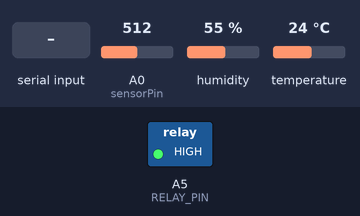
A sketch run on a simulated Arduino Uno, built with avr-gcc and run on an emulated ATmega328P. Parts: switched loads named in the sketch (green lamp = pin HIGH). Inputs (shaded band) come from the test bench; at power-on: A0 (sensorPin) = 512, humidity 55 %, temperature 24 °C. What the sketch prints to the serial monitor is not drawn.

Above: at 1.8 s.
1.9 s: "90,45\n" received over Serial
5.5 s: "30\n" received over Serial
Timing chart, 0 to 8.5 s (numbered marks = the images above; inputs shaded):
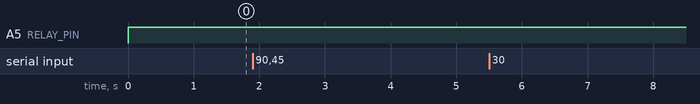

The sketch:

cele.ino
```cpp
#include "DHT.h"

#define DHTPIN 2
#define DHTTYPE DHT11   // DHT 11

int sensorPin = A0;    // Analog select the input pin for the potentiometer
int soilMoisture = 0;  // The variable to store the value coming from the sensor
const int RELAY_PIN = A5;  // the Arduino pin, which connects to the IN pin of relay
int data[30];
int count = 0, i = 0;
int avgMoistValue = 0;
bool moistReady = false;
String dataPi = "30";

DHT dht(DHTPIN, DHTTYPE);

void setup() {
   //pinMode(myLed, OUTPUT);
   Serial.begin(9600);  //Start Serial Communication at boud rate 9600 To verify the ourput
   // initialize digital pin A5 as an output.
   pinMode(RELAY_PIN, OUTPUT);
   Serial.println(F("DHTxx test!"));

   dht.begin();
}

void loop() {
  //delay(3000);
  soilMoistureFcn();
  //startPump();
  //DHTsensorFcn();
}

void soilMoistureFcn(){

  digitalWrite(RELAY_PIN, HIGH);

  soilMoisture = analogRead(sensorPin); //Reads the value from the sensor
  delay(1000);    // 1 sec
  soilMoisture = map(soilMoisture,1023,190,0,100);

  if(count < 30){
    data[count] = soilMoisture;
//    Serial.print(count);
//    Serial.print("Data:");
//    Serial.println(data[count]);
    count++;
  }
  if(count == 30){
      for(i = 0; i < 30; i++){
      avgMoistValue = avgMoistValue + data[i];
      //Serial.print("AvgMoistValue: ");
      //Serial.println(avgMoistValue);
      //Serial.print("data[i]: ");
      //Serial.println(data[i]);

    }

    avgMoistValue = avgMoistValue/30;
    Serial.print("final sensor value = " );
    Serial.print(avgMoistValue);
    Serial.println(" %");
    count = 0;
    moistReady = true;
    DHTsensorFcn();
  } else {
    moistReady = false;
  }


  if(Serial.available() > 0){
    dataPi = Serial.readStringUntil('\n');
    Serial.print("You sent me: ");
    Serial.println(dataPi);
    DHTsensorFcn();
//    if(count == 30){
//      Serial.print("Moist value:");
//      Serial.println(avgMoistValue);
//    }
  }
    if(avgMoistValue < dataPi.toInt() && moistReady == true){   // ak je zem menej ako 30% mokra, tak sa zapne motor
      startPump();
      moistReady = false;

    }

    avgMoistValue = 0;

}

void startPump(){
  digitalWrite(RELAY_PIN, HIGH); // turn on pump 5 seconds
  delay(5000);
  digitalWrite(RELAY_PIN, LOW);  // turn off pump 5 seconds
  delay(1000);
  digitalWrite(RELAY_PIN, HIGH);
}

void DHTsensorFcn(){
  delay(2000);

  // Reading temperature or humidity takes about 250 milliseconds!
  // Sensor readings may also be up to 2 seconds 'old' (its a very slow sensor)
  float h = dht.readHumidity();
  // Read temperature as Celsius (the default)
  float t = dht.readTemperature();
  // Read temperature as Fahrenheit (isFahrenheit = true)
  float f = dht.readTemperature(true);

  // Check if any reads failed and exit early (to try again).
  if (isnan(h) || isnan(t) || isnan(f)) {
    Serial.println(F("Failed to read from DHT sensor!"));
    return;
  }

  // Compute heat index in Fahrenheit (the default)
  float hif = dht.computeHeatIndex(f, h);
  // Compute heat index in Celsius (isFahreheit = false)
  float hic = dht.computeHeatIndex(t, h, false);

  Serial.print(F("Humidity: "));
  Serial.print(h);
  Serial.print(F("%  Temperature: "));
  Serial.print(t);
  Serial.print(F("°C "));
  Serial.print(f);
  Serial.print(F("°F  Heat index: "));
  Serial.print(hic);
  Serial.print(F("°C "));
  Serial.print(hif);
  Serial.println(F("°F"));
}
```

Measured:
- after the input at 1.9 s, every drawn part: stays the same
- after the input at 5.5 s, every drawn part: stays the same
